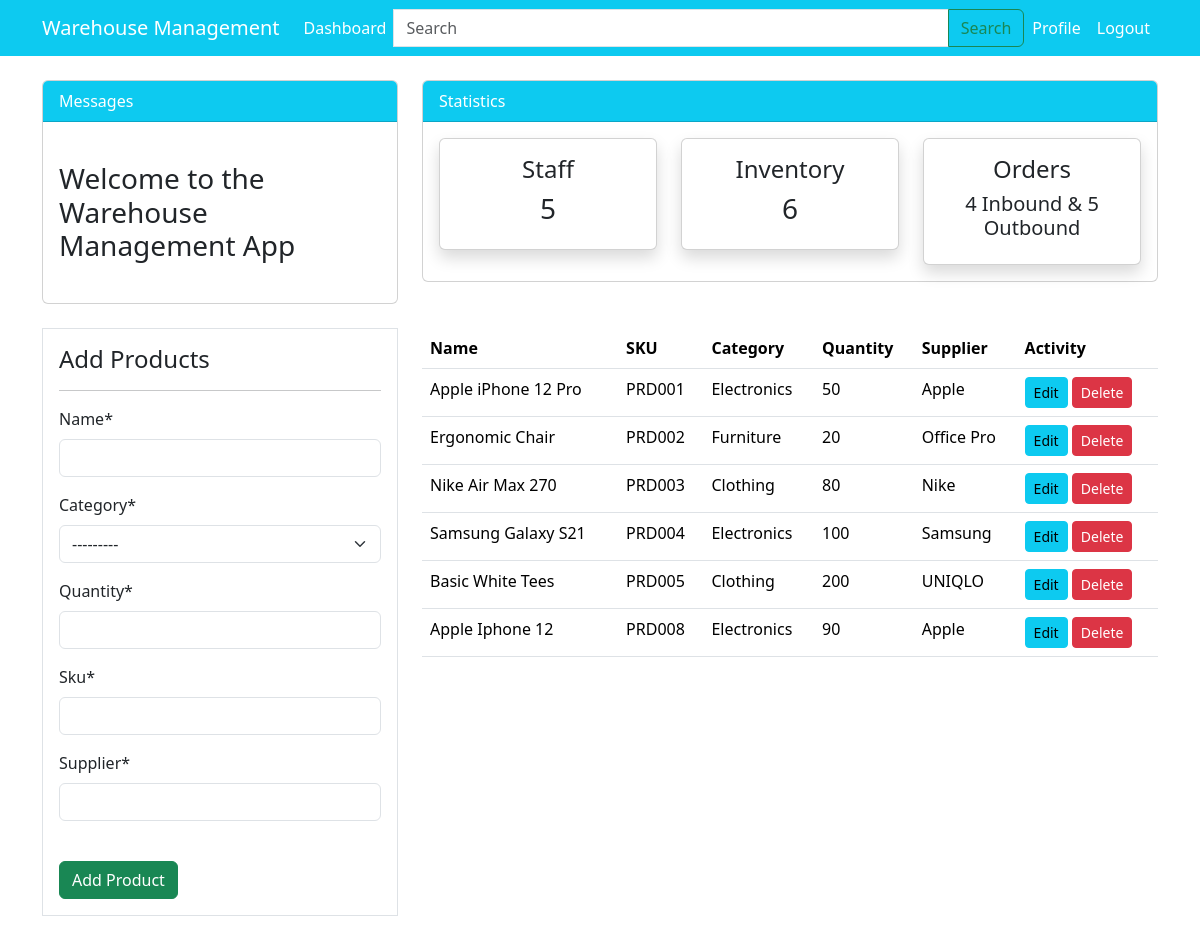
Screenshot of /inventory/ (signed in) with the database file from the repository.
### main_page/models.py (models this page shows, shortened)
class Product(models.Model):
    name = models.CharField(max_length=100, null =True)
    category = models.CharField(max_length=20, choices=category,null=True)
    quantity = models.PositiveIntegerField(null=True)
    sku = models.CharField(max_length=50,null=True)
    supplier = models.CharField(max_length=50,null=True)

### main_page/views.py (the view)
# urls.py: path("inventory/", views.inventory, name = "main_page-inventory"),
@login_required
def inventory(request):
    items= Product.objects.all()
    employee_count = User.objects.all().count()
    inbounds_count = inbound_order.objects.all().count()
    outbounds_count = outbound_order.objects.all().count()
    items_count = items.count()
    if request.method == "POST":
        form = ProductForm(request.POST)
        if form.is_valid():
            form.save()
            return redirect("main_page-inventory")
    else:
        form = ProductForm()
    context = {
        "items": items,
        "form" : form,
        "employee_count":employee_count,
        "items_count": items_count,
        "inbounds_count": inbounds_count,
        "outbounds_count": outbounds_count,
    }
    return render(request,"main_page_templates/inventory.html", context)

### main_page/forms.py
class ProductForm(forms.ModelForm):
    class Meta:
        model = Product
        fields = ["name","category","quantity", "sku","supplier"]

### templates/main_page_templates/inventory.html (shortened to what this page needs)
{% extends "partials/base.html" %}
{%load crispy_forms_tags %}
{% block content%}
    {% include "partials/topnav.html" %}
   <div class="container">
    <div class="row my-4">
        <div class="col-md-4">
            <div class="border bg-white p-3">
                <h4>Add Products</h4>
                <hr>
                <form method="POST">
                    {{ form|crispy }}
                    <BR>
                    <input class="btn btn-success btn-block" type="submit" value="Add Product">
                </form>
            </div>
        </div>
        <div class="col-md-8">
            <table class="table bg-white">
                <thead class="bg-info">
                    <tr class="text-white">
                        <th scope="col">Name</th>
                        <th scope="col">SKU</th>
                        <th scope="col">Category</th>
                        <th scope="col">Quantity</th>
                        <th scope="col">Supplier</th>
                        <th scope="col">Activity</th>
                    </tr>
                </thead>
                <tbody>
                    {% for item in items%}
                    <tr>
                        <td>{{ item.name }}</td>
                        <td>{{ item.sku }}</td>
                        <td>{{ item.category }}</td>
                        <td>{{ item.quantity }}</td>
                        <td>{{ item.supplier }}</td>
                        <td>
                            <a class="btn btn-info btn-sm" href="{% url "main_page-update" item.id %}">Edit</a>
                            <a class="btn btn-danger btn-sm" href="{% url "main_page-delete" item.id %}">Delete</a>
                        </td>
                    </tr>
                    {% endfor %}
                </tbody>
            </table>
        </div>
    </div>
</div>
{%endblock %}

### static/style.css (style rules this page uses)
body { background: rgb(230, 227, 227); }

### rows the page displays
Product: name "Apple iPhone 12 Pro", sku "PRD001", category "Electronics", quantity "50", supplier "Apple"
Product: name "Ergonomic Chair", sku "PRD002", category "Furniture", quantity "20", supplier "Office Pro"
Product: name "Nike Air Max 270", sku "PRD003", category "Clothing", quantity "80", supplier "Nike"
Product: name "Samsung Galaxy S21", sku "PRD004", category "Electronics", quantity "100", supplier "Samsung"
Product: name "Basic White Tees", sku "PRD005", category "Clothing", quantity "200", supplier "UNIQLO"
Product: name "Apple Iphone 12", sku "PRD008", category "Electronics", quantity "90", supplier "Apple"

### other values shown
{{ employee_count }} "5"
{{ items_count }} "6"
{{ inbounds_count }} "4"
{{ outbounds_count }} "5"
